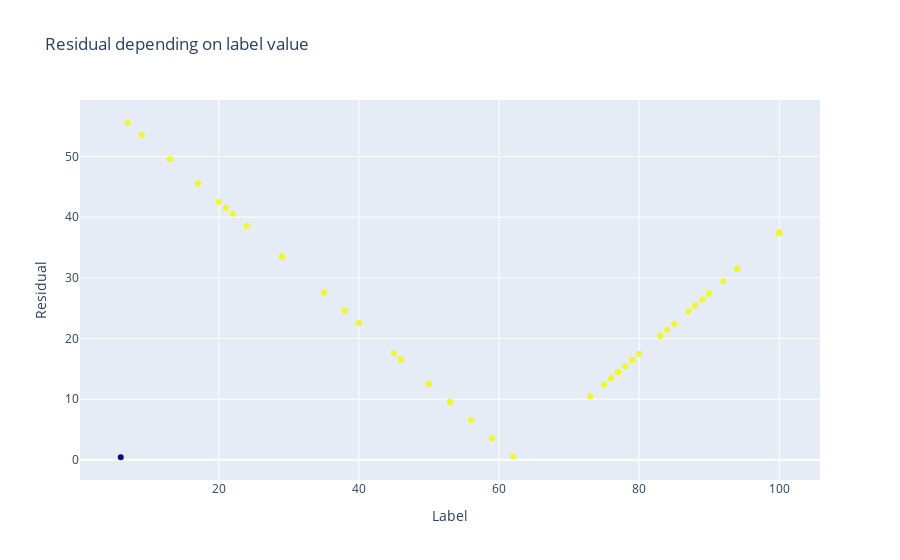
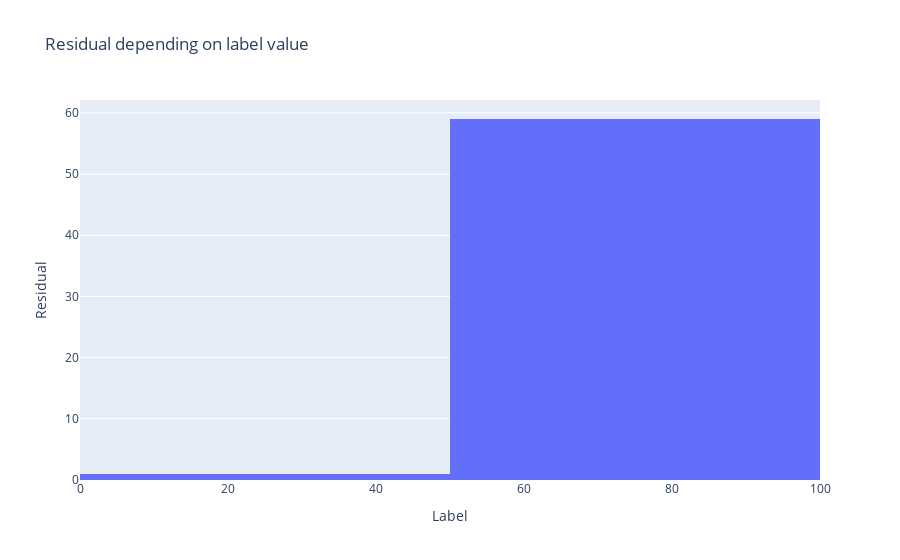

Source (notebook cell) for these figures, in order:
### Code cell
import plotly.graph_objects as go

preds, (adj, alpha) = complete_model.predict(participant_graph.x,
                               participant_graph.edge_index,
                               participant_graph.edge_attr,
                               return_attention_weights=True)
preds = np.array(preds.detach().to("cpu"))
preds = np.squeeze(preds)
labels = np.array(participant_graph.y)
labels = np.squeeze(labels)

errors = np.abs(labels-preds)


fig = go.Figure()
fig.add_trace(go.Scatter(
    x = labels,
    y = errors,
    mode = "markers",
    marker=dict(color=preds)
))
fig.update_layout(
    title="Residual depending on label value",
    xaxis_title="Label",
    yaxis_title="Residual"
)
fig.show()

fig = go.Figure()
fig.add_trace(go.Histogram(
    x = preds)
)
fig.update_layout(
    title="Residual depending on label value",
    xaxis_title="Label",
    yaxis_title="Residual"
)
fig.show()

### Figure 1 — Plotly figure (JSON) as saved in the notebook; plotly's stock layout.template omitted (floating-point values rounded to 4 significant figures)
{"data": [{"marker": {"color": [62.56, 62.56, 62.56, 62.56, 62.56, 62.56, 62.56, 62.56, 62.56, 62.56, 62.56, 62.56, 62.56, 62.56, 62.56, 62.56, 62.56, 62.56, 62.56, 62.56, 62.56, 62.56, 62.56, 62.56, 62.56, 62.56, 62.56, 62.56, 62.56, 62.56, 62.56, 62.56, 62.56, 62.56, 62.56, 62.56, 62.56, 62.56, 62.56, 62.56, 62.56, 62.56, 62.56, 62.56, 62.56, 6.431, 62.56, 62.56, 62.56, 62.56, 62.56, 62.56, 62.56, 62.56, 62.56, 62.56, 62.56, 62.56, 62.56, 62.56]}, "mode": "markers", "type": "scatter", "x": [21, 21, 80, 78, 59, 75, 88, 90, 88, 85, 7, 29, 77, 53, 89, 53, 77, 38, 50, 87, 83, 84, 100, 100, 94, 50, 20, 94, 13, 90, 17, 77, 53, 83, 76, 100, 83, 35, 56, 24, 22, 90, 29, 79, 100, 6, 62, 46, 17, 92, 46, 40, 9, 79, 13, 73, 45, 73, 100, 100], "y": [41.56, 41.56, 17.44, 15.44, 3.561, 12.44, 25.44, 27.44, 25.44, 22.44, 55.56, 33.56, 14.44, 9.561, 26.44, 9.561, 14.44, 24.56, 12.56, 24.44, 20.44, 21.44, 37.44, 37.44, 31.44, 12.56, 42.56, 31.44, 49.56, 27.44, 45.56, 14.44, 9.561, 20.44, 13.44, 37.44, 20.44, 27.56, 6.561, 38.56, 40.56, 27.44, 33.56, 16.44, 37.44, 0.4306, 0.5609, 16.56, 45.56, 29.44, 16.56, 22.56, 53.56, 16.44, 49.56, 10.44, 17.56, 10.44, 37.44, 37.44]}], "layout": {"title": {"text": "Residual depending on label value"}, "xaxis": {"title": {"text": "Label"}}, "yaxis": {"title": {"text": "Residual"}}}}

### Figure 2 — Plotly figure (JSON) as saved in the notebook; plotly's stock layout.template omitted (floating-point values rounded to 4 significant figures)
{"data": [{"type": "histogram", "x": [62.56, 62.56, 62.56, 62.56, 62.56, 62.56, 62.56, 62.56, 62.56, 62.56, 62.56, 62.56, 62.56, 62.56, 62.56, 62.56, 62.56, 62.56, 62.56, 62.56, 62.56, 62.56, 62.56, 62.56, 62.56, 62.56, 62.56, 62.56, 62.56, 62.56, 62.56, 62.56, 62.56, 62.56, 62.56, 62.56, 62.56, 62.56, 62.56, 62.56, 62.56, 62.56, 62.56, 62.56, 62.56, 6.431, 62.56, 62.56, 62.56, 62.56, 62.56, 62.56, 62.56, 62.56, 62.56, 62.56, 62.56, 62.56, 62.56, 62.56]}], "layout": {"title": {"text": "Residual depending on label value"}, "xaxis": {"title": {"text": "Label"}}, "yaxis": {"title": {"text": "Residual"}}}}
